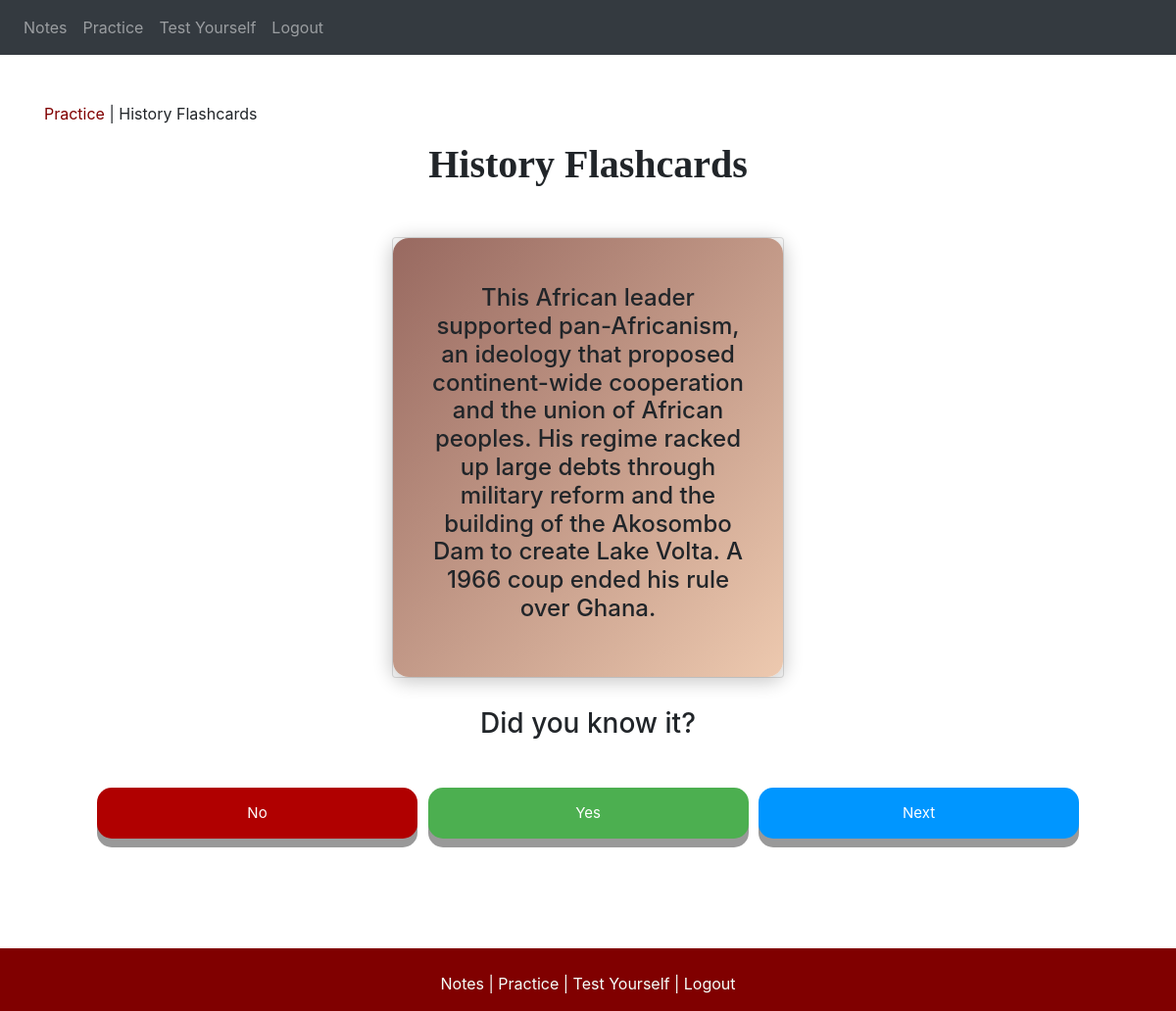
Screenshot of /practice/flashcards/history (signed in) with the database file from the repository.
### website/models.py (models this page shows)
class Historycard(db.Model):
    id=db.Column(db.Integer, primary_key=True)
    question=db.Column(db.String(1000))
    answer=db.Column(db.String(100))

### website/views.py (the view)
@views.route('/practice/flashcards/history')
@login_required
def flashcards_history():
    historycard  = Historycard.query.order_by(func.random()).limit(1)
    return render_template("practice/flashcards/history.html", user=current_user, historycard=historycard)

### website/__init__.py (called while the page is built)
def create_app():
    app=Flask(__name__)
    app.config['SECRET_KEY']='krossekrabbepizzaistdiepizzanurfuerdichundmich'
    app.config['SQLALCHEMY_DATABASE_URI']='sqlite:///database.db'   #Define database location
    db.init_app(app)
    from .views import views
    from .auth import auth
    app.register_blueprint(views, url_prefix='/')
    app.register_blueprint(auth, url_prefix='/')
    from .models import User
    create_database(app)
    login_manager=LoginManager()
    login_manager.login_view='auth.login'        #where to redirect if not logged in
    login_manager.init_app(app)                  #telling login manager which app is used
    @login_manager.user_loader
    def load_user(id):
        return User.query.get(int(id))
    return app

### website/templates/practice/flashcards/history.html
{% extends "base.html" %} {% block title %}History Flashcards{% endblock %}
{% block content%}
<br />
<br />
<ul style="list-style-type:none; padding-left: 0;">
    <li style="display:inline"><a style="color: maroon;" href="/practice">Practice </a> | </li>
    <li style="display:inline">History Flashcards</li>
</ul>
<form method="POST">
<h1 align="center" style="font-family: Cambria; font-weight: bold; ">History Flashcards</h1>
<center>
    <div class="card">
		<div class="card__inner">
			<div class="card__face card__face--front" style="padding-left: 30px; padding-right: 30px">
				<center>
					<h4>
						{% for historycard in historycard %}
							{{ historycard.question }}
					</h4>
				</center>
			</div>
			<div class="card__face card__face--back">
				<div class="card__content">
					<div class="card__header">
					</div>
					<div class="card__body">
						<center>
							<h2>
    							{{ historycard.answer }}
  								{% endfor %}
							</h2>
						</center>
					</div>
				</div>
			</div>
		</div>
	</div>
</center>
</form>
<h3 style="margin-top: 30px;" align="center" >Did you know it?</h3>
<div class="button_list" style="margin-bottom: 150px;">
	<div class="table">
		<ul style="list-style-type:none;" align="center">
			<li style="display: inline-block; width: 30%; padding: 10px 3px;"><button type="button" class='button' style="background-color: #B00000;">No</button></li>
			<li style="display: inline-block; width: 30%; padding: 10px 3px;"><button type="button" class='button' style="background-color: #4CAF50;">Yes</button></li>
			<li style="display: inline-block; width: 30%; padding: 10px 3px;"><button type="button" class='button' style="background-color: #0096FF;">Next</button></li>
		</ul>
	</div>
</div>
{% endblock %}

### website/static/styles.css (style rules this page uses)
.table { display: table; margin: 0 auto; }
:root { --primary:#986960; --secondary: #edc9af; --dark: #212121; --light: #F3F3F3; }
* { margin: 0; padding: 0; }
.card { margin: 50px auto 0; width: 400px; height: 450px; perspective: 1000px; }
.card__inner { width: 100%; height: 100%; transition: transform 1s; transform-style: preserve-3d; cursor: pointer; position: relative; }
.card__face { position: absolute; width: 100%; height: 100%; -webkit-backface-visibility: hidden; backface-visibility: hidden; overflow: hidden; border-radius: 16px; box-shadow: 0px 3px 18px 3px rgba(0, 0, 0, 0.2); }
.card__face--front { background-image: linear-gradient(to bottom right, var(--primary), var(--secondary)); display: flex; align-items: center; justify-content: center; }
.card__face--back { background-color: var(--light); transform: rotateY(180deg); }
.card__content { width: 100%; height: 100%; }
.card__header { position: relative; padding: 30px 30px 40px; }
.card__header:after { content: ''; display: block; position: absolute; top: 0; left: 0; right: 0; bottom: 0; background-image: linear-gradient(to bottom left, var(--primary) 10%, var(--secondary) 115%); z-index: -1; border-radius: 0px 0px 50% 0px; }
.card__body { padding: 30px; }
.button { padding: 15px; font-size: 15px; width: 100%; cursor: pointer; text-align: center; text-decoration: none; outline: none; color: #fff; border: none; border-radius: 15px; box-shadow: 0 9px #999; margin-top: 30px; }
.button_list { display: flex; width: 100%; overflow: hidden; bottom: 0; padding-left: 20px 0; }

### rows the page displays
Historycard: question "This African leader supported pan-Africanism, an ideology that proposed continent-wide cooperation and the union of African peoples. His regime racked up large debts through military reform and the building of the Akosombo Dam to create Lake Volta. A 1966 coup ended his rule over Ghana.", answer "Kwame Nkrumah"
